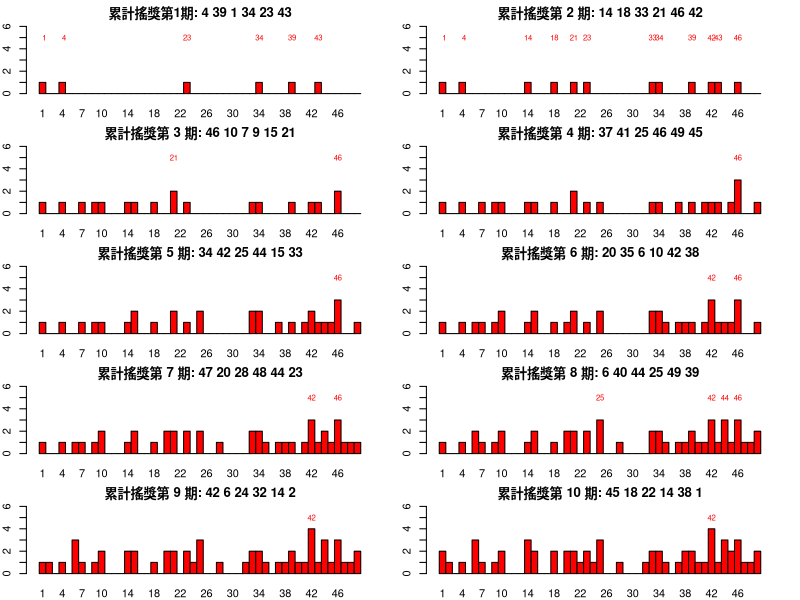
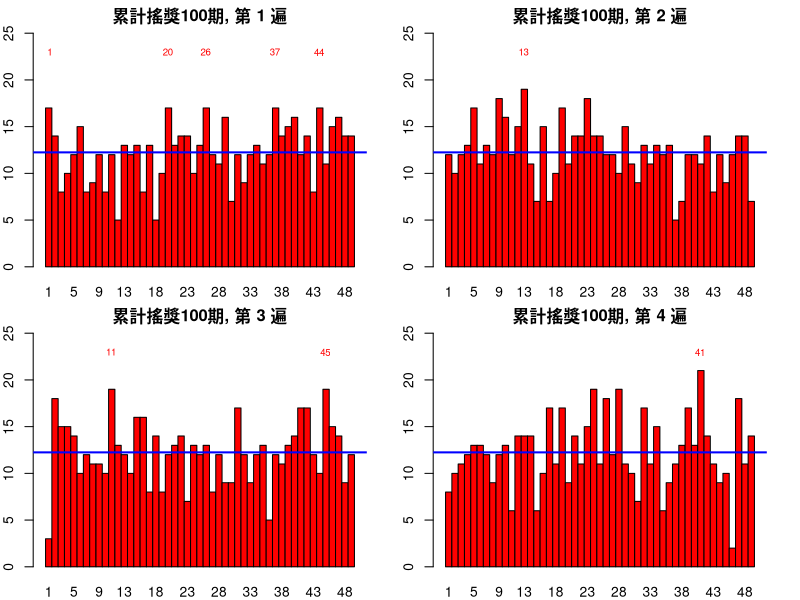
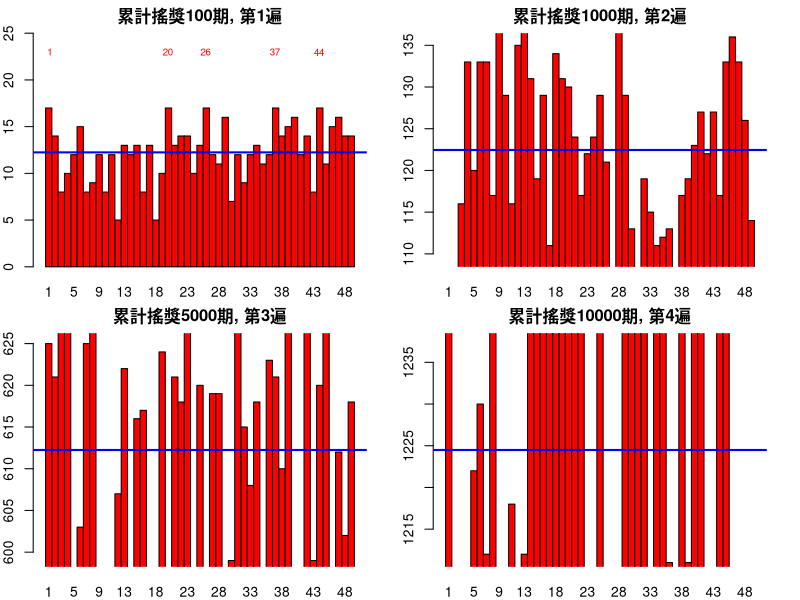
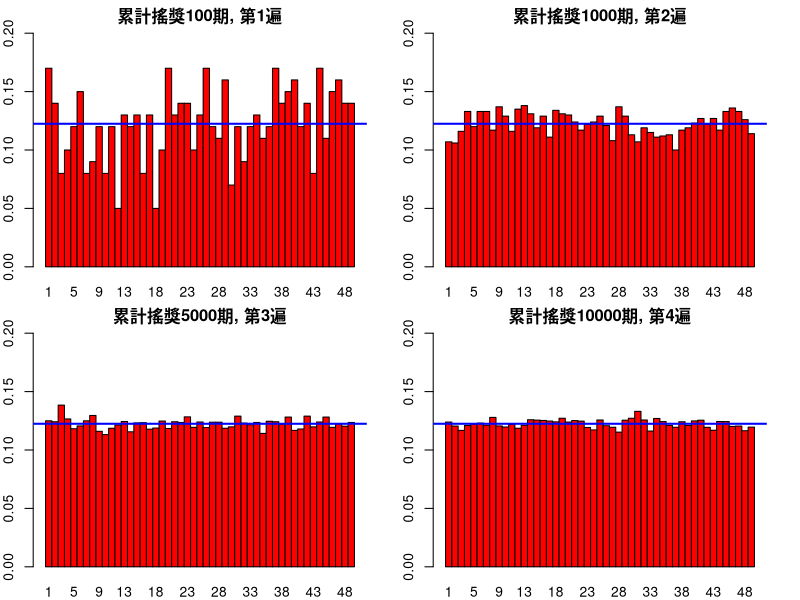

These figures' R source, in order:
############
##  P.19  ##
############
set.seed(1)
par(mar=c(2,2,2,2))
par(mfrow=c(5,2),ann=T)
lottery=factor(sample(1:49,6,F),level=1:49)

barplot(table(lottery),col='red',ylim = c(0,6),space=0,main = paste('累計搖獎第1期:',paste(as.character(lottery),collapse = ' ')))
text(lottery,5,lottery,cex = 0.7,adj=0.9,col='red')

for (i in 1:9) {
  new=sample(1:49,6,F)
  lottery=factor(c(lottery,new),level=1:49)
  barplot(table(lottery),col='red',ylim = c(0,6),space=0,main = paste('累計搖獎第',i+1,'期:',paste(as.character(new),collapse = ' ')))
  max=as.numeric(names(table(lottery)))[table(lottery) == max(table(lottery))]
  text(max,5,max,cex = 0.7,adj = 0.9,col='red')
}
############
##  P.20  ##
############
set.seed(1)
par(mar=c(2,2,2,2))
par(mfrow=c(2,2),ann=T)

for (j in 1:4) {
  lottery=factor(sample(1:49,6,F),level=1:49)
  for (i in 1:99) {
    new=sample(1:49,6,F)
    lottery=factor(c(lottery,new),level=1:49)
  }
  barplot(table(lottery),col='red',ylim = c(0,25),space=0,main = paste('累計搖獎100期,','第',j,'遍'))
  abline(h=600/49,col='blue',lwd=2)
  max=as.numeric(names(table(lottery)))[table(lottery) == max(table(lottery))]
  text(max,23,max,cex = 0.7,adj = 0.9,col='red')
}
############
##  P.22  ##
############
set.seed(1)
par(mar=c(2,2,2,2))
par(mfrow=c(2,2),ann=T)

#1#
lottery=factor(sample(1:49,6,F),level=1:49)
for (i in 1:99) {
  new=sample(1:49,6,F)
  lottery=factor(c(lottery,new),level=1:49)
}
barplot(table(lottery),col='red',ylim = c(0,25),space=0,main = paste('累計搖獎100期,','第1遍'))
abline(h=600/49,col='blue',lwd=2)
max=as.numeric(names(table(lottery)))[table(lottery) == max(table(lottery))]
text(max,23,max,cex = 0.7,adj = 0.9,col='red')

#2#
lottery=factor(sample(1:49,6,F),level=1:49)
for (i in 1:999) {
  new=sample(1:49,6,F)
  lottery=factor(c(lottery,new),level=1:49)
}
barplot(table(lottery),col='red',ylim = c(6000/49-14,6000/49+14),space=0,xpd=F,main = paste('累計搖獎1000期,','第2遍'))
abline(h=6000/49,col='blue',lwd=2)
max=as.numeric(names(table(lottery)))[table(lottery) == max(table(lottery))]
text(max,23,max,cex = 0.7,adj = 0.9,col='red')

#3#
lottery=factor(sample(1:49,6,F),level=1:49)
for (i in 1:4999) {
  new=sample(1:49,6,F)
  lottery=factor(c(lottery,new),level=1:49)
}
barplot(table(lottery),col='red',ylim = c(30000/49-14,30000/49+14),space=0,xpd=F,main = paste('累計搖獎5000期,','第3遍'))
abline(h=30000/49,col='blue',lwd=2)
max=as.numeric(names(table(lottery)))[table(lottery) == max(table(lottery))]
text(max,23,max,cex = 0.7,adj = 0.9,col='red')

#4#
lottery=factor(sample(1:49,6,F),level=1:49)
for (i in 1:9999) {
  new=sample(1:49,6,F)
  lottery=factor(c(lottery,new),level=1:49)
}
barplot(table(lottery),col='red',ylim = c(60000/49-14,60000/49+14),space=0,xpd=F,main = paste('累計搖獎10000期,','第4遍'))
abline(h=60000/49,col='blue',lwd=2)
max=as.numeric(names(table(lottery)))[table(lottery) == max(table(lottery))]
text(max,23,max,cex = 0.7,adj = 0.9,col='red')
############
##  P.24  ##
############
set.seed(1)
par(mar=c(2,2,2,2))
par(mfrow=c(2,2),ann=T)

#1#
lottery=factor(sample(1:49,6,F),level=1:49)
for (i in 1:99) {
  new=sample(1:49,6,F)
  lottery=factor(c(lottery,new),level=1:49)
}
barplot(table(lottery)/100,col='red',ylim = c(0,0.20),space=0,main = paste('累計搖獎100期,','第1遍'))
abline(h=6/49,col='blue',lwd=2)

#2#
lottery=factor(sample(1:49,6,F),level=1:49)
for (i in 1:999) {
  new=sample(1:49,6,F)
  lottery=factor(c(lottery,new),level=1:49)
}
barplot(table(lottery)/1000,col='red',ylim = c(0,0.20),space=0,main = paste('累計搖獎1000期,','第2遍'))
abline(h=6/49,col='blue',lwd=2)

#3#
lottery=factor(sample(1:49,6,F),level=1:49)
for (i in 1:4999) {
  new=sample(1:49,6,F)
  lottery=factor(c(lottery,new),level=1:49)
}
barplot(table(lottery)/5000,col='red',ylim = c(0,0.20),space=0,main = paste('累計搖獎5000期,','第3遍'))
abline(h=6/49,col='blue',lwd=2)

#4#
lottery=factor(sample(1:49,6,F),level=1:49)
for (i in 1:9999) {
  new=sample(1:49,6,F)
  lottery=factor(c(lottery,new),level=1:49)
}
barplot(table(lottery)/10000,col='red',ylim = c(0,0.20),space=0,main = paste('累計搖獎10000期,','第4遍'))
abline(h=6/49,col='blue',lwd=2)
